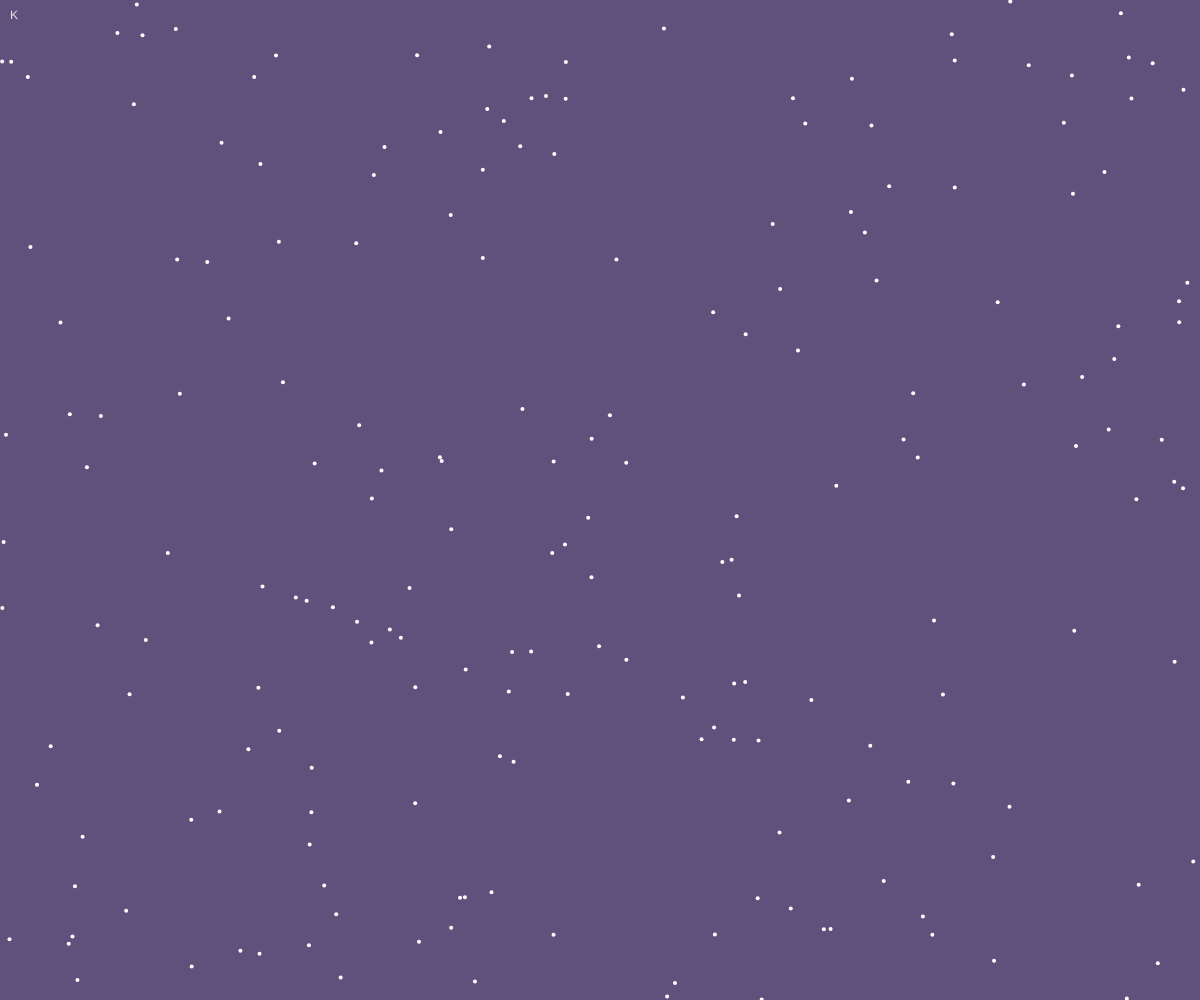
Frame 1 (no input)
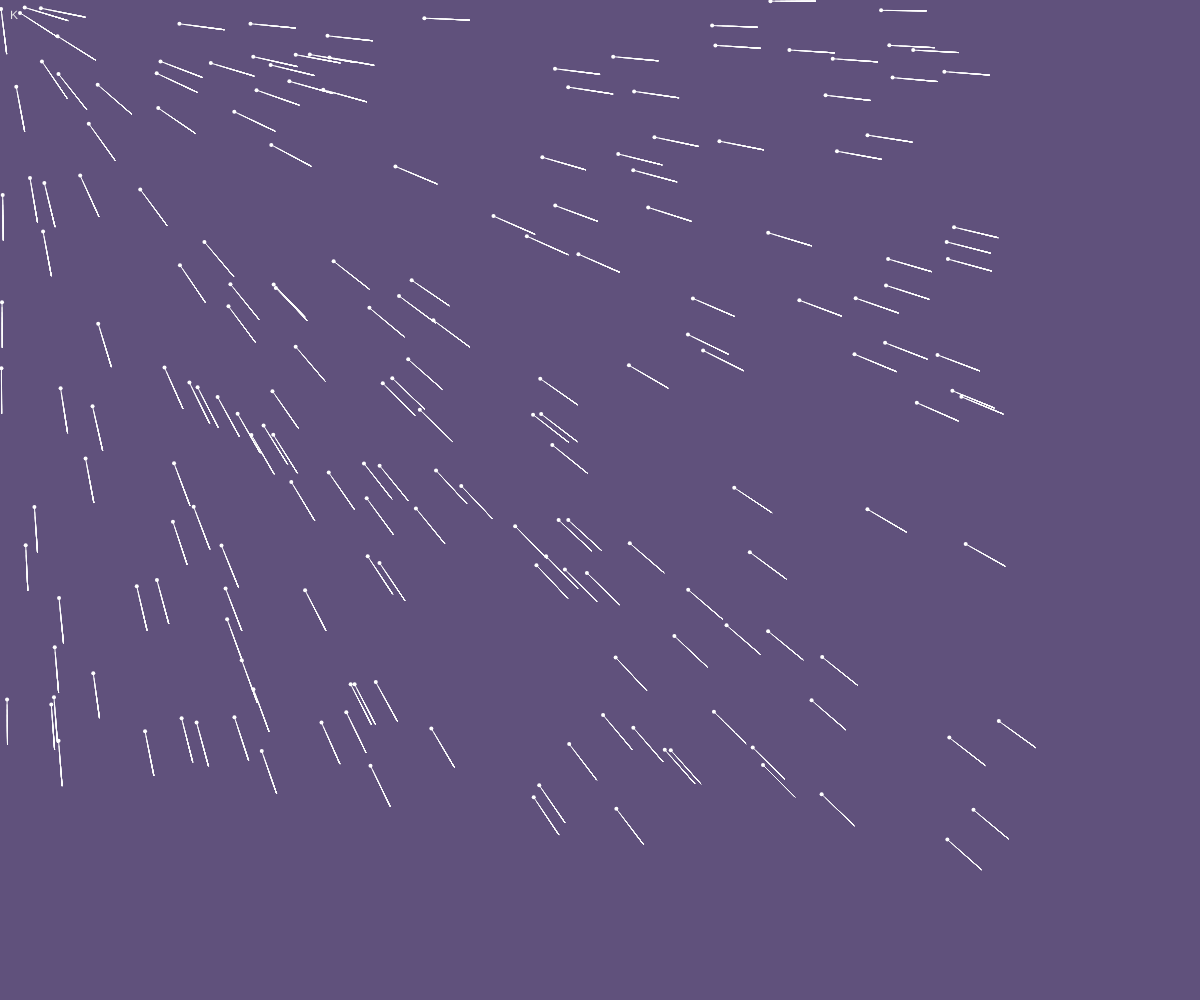
Frame 60 (no input)
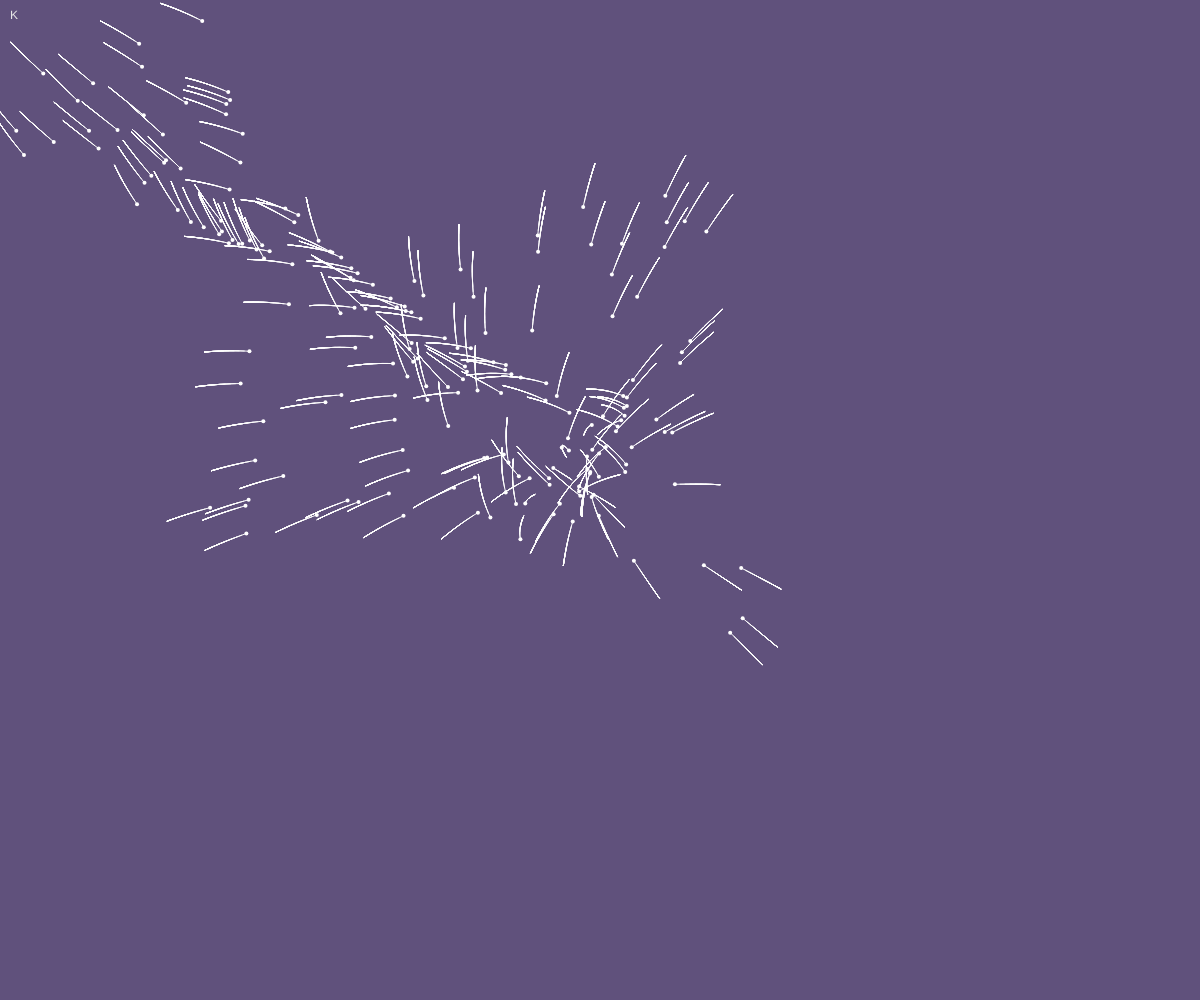
Frame 120 (the mouse pressed at the canvas centre since frame 60)

The p5.js sketch that drew these frames (run headless with seeded random() and noise() and a simulated clock; from frame 60 on, the mouse is pressed at the canvas centre):

// p5.js sketch
// ── sketch.js
let movers = [];
var listOfColors;
var bgColor;

function setup() {
  createCanvas(windowWidth, windowHeight);
  let particlenumbers = 200
  listOfColors = [color('#47A6E1'), color('#74d2cd'), color('#60517C'),];
  bgColor = listOfColors[int(random(0, listOfColors.length))];
  for (var i = 0; i < particlenumbers; i++) {
     movers[i] = new Mover();
  }
}

function draw() {
  background(bgColor);
  
  let s = 'K';
  fill(230);
  noStroke();
  text(s, 10, 10, 1000, 1000);1
  
  for (let i = 0; i < movers.length; i++) {
    movers[i].update();
    movers[i].display();
  }
}

function mousePressed() {
  background(bgColor);
  redraw();
}
// ── mover.js
class Mover{
  constructor(x,y) {
    this.position = createVector(random(width),random(height));
    this.velocity = createVector();
    this.acceleration = createVector();
    this.topspeed = 5;
    
    this.x = x;
    this.y = y;
    this.history = [];
  }

  update() {
    // Compute a vector that points from position to mouse
    var mouse = createVector(mouseX,mouseY);
    this.acceleration = p5.Vector.sub(mouse,this.position);
    // Set magnitude of acceleration
    this.acceleration.setMag(0.2);

    this.velocity.add(this.acceleration);
    this.velocity.limit(this.topspeed);
    this.position.add(this.velocity);
    
    this.x = this.position.x;
    this.y = this.position.y;
    let v = createVector(this.x, this.y);
    this.history.push(v);
    // console.log(this.history.length);

    if (this.history.length > 10) {
      this.history.splice(0, 1);
    }
  
  }
  
  display() {
    noStroke();
    fill(255);
    ellipse(this.position.x, this.position.y, 4, 4);
    
    stroke(255);
    strokeWeight(1)
    beginShape();
    for (let i = 0; i < this.history.length; i++) {
      let pos = this.history[i];
      noFill();
      vertex(pos.x, pos.y);
      endShape();
    }
  }
}
